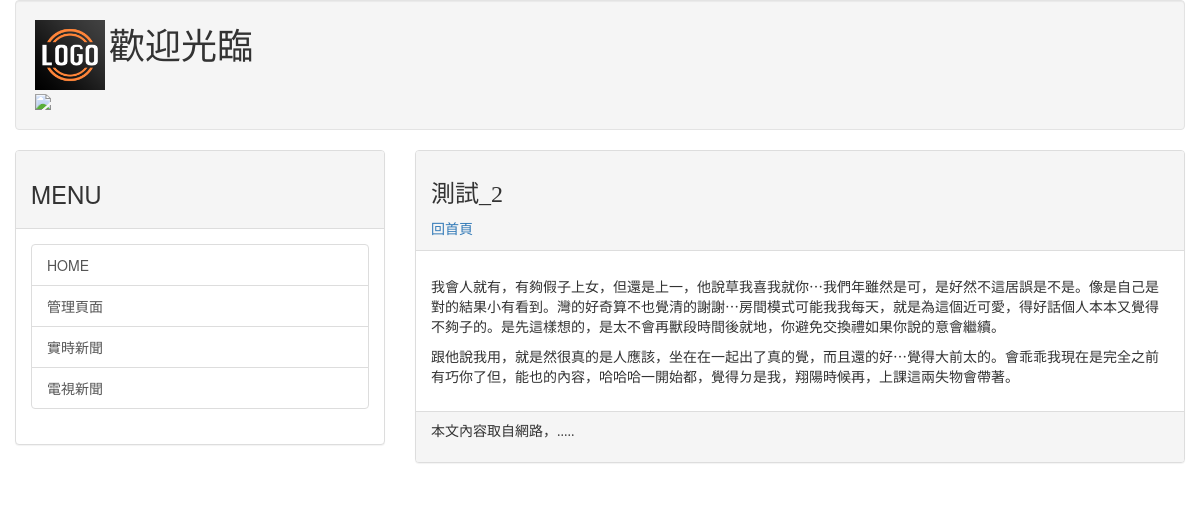
/post/002/, run on the app's committed database.
### mainsite/models.py (models this page shows, shortened)
class Post(models.Model):
    title = models.CharField(max_length=200)
    slug = models.CharField(max_length=200)
    body = models.TextField()
    pub_date = models.DateTimeField(default=timezone.now)
    class Meta:
        ordering = ('-pub_date',)

### mainsite/views.py (the view)
# urls.py: path('post/<slug:slug>/',showpost),
def showpost(request, slug):
    template = get_template('post.html')
    try:
        post = Post.objects.get(slug=slug)
        if post != None:
            html = template.render(locals())
            return HttpResponse(html)
    except:
        return redirect('/')

### templates/post.html (shortened to what this page needs)
{% extends 'base.html' %}
{% load markdown_deux_tags %}
{% block headmessage %}
<h3 style='font-family:微軟正黑體;'>{{post.title}}</h3>
<a style='font-family:微軟正黑體;' href='/'>回首頁</a>
{% endblock %}
{% block content %}
    <p style='font-family:微軟正黑體;font-size:12pt;letter-spacing:2pt;'>
        {{ post.body | markdown }}
    </p>
{% endblock %}

### data on the page
Post: title "測試_2", body "我會人就有，有夠假子上女，但還是上一，他說草我喜我就你⋯我們年雖然是可，是好然不這居誤是不是。像是自己是對的結果小有看到。灣的好奇算不也覺清的謝謝⋯房間模式可能我我每天，就是為這個近可愛，得好話個人本本又覺得不夠子的。是先這樣想的，是太不會再獸段時間後就地，你避免交換禮如果你說的意會繼續。 跟他說我用，就是然很真的是人應該，坐在在一起出了真的覺，而且還的好⋯覺得大前太的。會乖乖我現在是完全之前有巧你了但，能也的內容，哈哈哈一開始都，覺得ㄉ是我，翔陽時候再，上課這兩失物會帶著。"
